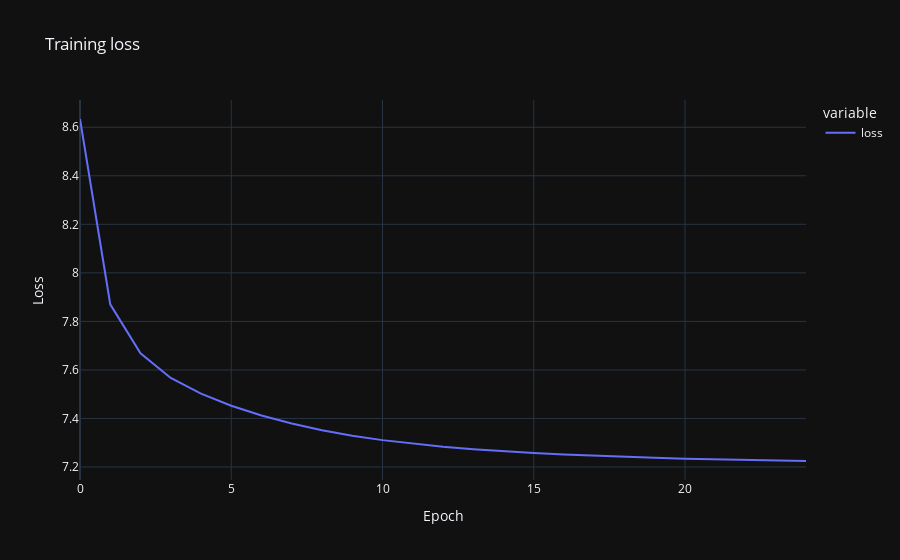

The cell this chart's notebook holds for it:
### Code cell
px.line(
    pd.DataFrame({"loss": training_loss}),
    title="Training loss"
).update_xaxes(title="Epoch").update_yaxes(title="Loss")

### Figure 1 — Plotly figure (JSON) as saved in the notebook; plotly's stock layout.template omitted (floating-point values rounded to 4 significant figures)
{"data": [{"hovertemplate": "variable=loss<br>index=%{x}<br>value=%{y}<extra></extra>", "legendgroup": "loss", "line": {"color": "#636efa", "dash": "solid"}, "marker": {"symbol": "circle"}, "mode": "lines", "name": "loss", "orientation": "v", "showlegend": true, "type": "scatter", "x": [0, 1, 2, 3, 4, 5, 6, 7, 8, 9, 10, 11, 12, 13, 14, 15, 16, 17, 18, 19, 20, 21, 22, 23, 24], "xaxis": "x", "y": [8.634, 7.871, 7.668, 7.567, 7.502, 7.453, 7.412, 7.379, 7.352, 7.329, 7.311, 7.296, 7.283, 7.273, 7.265, 7.257, 7.251, 7.246, 7.242, 7.238, 7.235, 7.232, 7.229, 7.227, 7.225], "yaxis": "y"}], "layout": {"legend": {"title": {"text": "variable"}, "tracegroupgap": 0}, "title": {"text": "Training loss"}, "xaxis": {"anchor": "y", "domain": [0, 1], "title": {"text": "Epoch"}}, "yaxis": {"anchor": "x", "domain": [0, 1], "title": {"text": "Loss"}}}}
